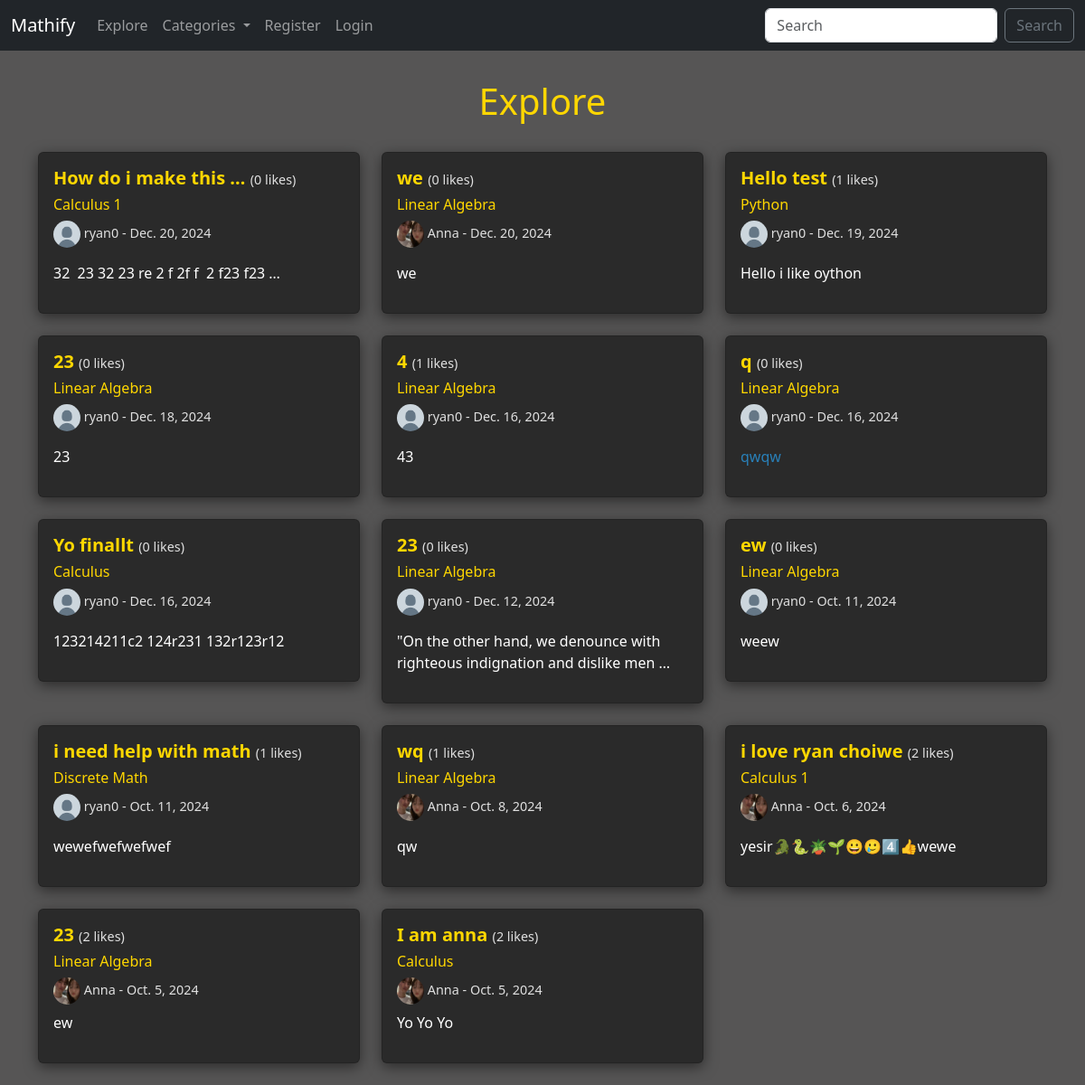
The page /explore/ on the database as committed earlier.
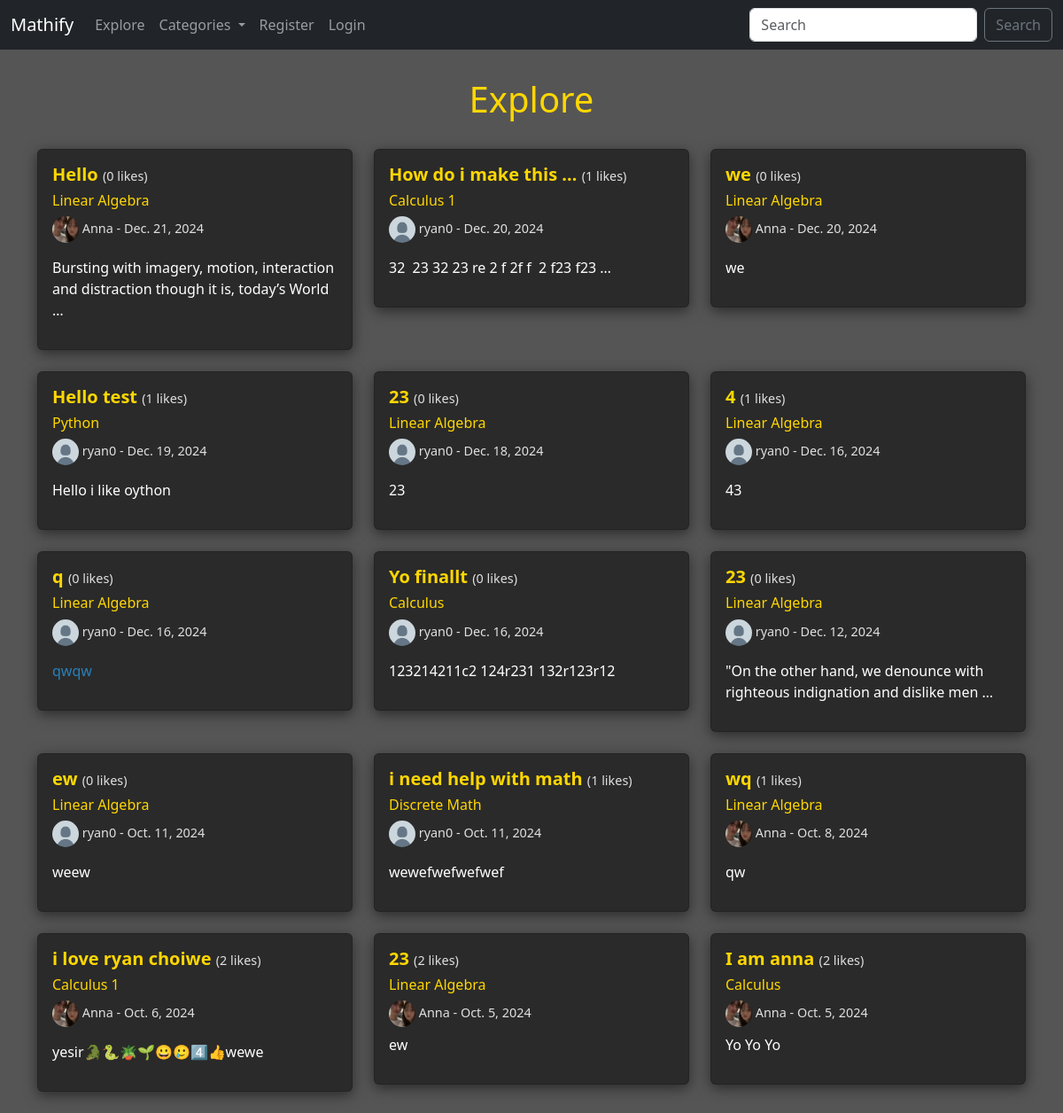
The same page on the database as committed later.
### myApp/models.py (models this page shows, shortened)
class Post(models.Model):
    title = models.CharField(max_length=255)
    header_image = models.ImageField(null=True, blank=True, upload_to="images/")
    author = models.ForeignKey(User, on_delete=models.CASCADE)
    body = RichTextField(blank=True, null=True)
    post_date = models.DateField(auto_now_add=True)
    category = models.CharField(max_length=255, default='uncategorized')
    likes = models.ManyToManyField(User, related_name='blog_post')
    def total_likes(self):
        return self.likes.count()

class Profile(models.Model):
    user = models.OneToOneField(User, null=True, on_delete=models.CASCADE)
    bio = models.TextField()
    profile_pic = models.ImageField(null=True, blank=True, upload_to="images/profile/")

### myApp/views.py (the view)
# urls.py: path('explore/', BlogView.as_view(), name="blog_view"),
class BlogView(ListView):
    model = Post
    template_name = 'myApp/blog.html'
    ordering = ['-post_date']
    def get_context_data(self, *args, **kwargs):
        cat_menu = Category.objects.all()
        context = super(BlogView, self).get_context_data(*args, **kwargs)
        context["cat_menu"] = cat_menu
        return context

### myApp/models.py (called while the page is built)
    def __str__(self):
        return self.name

### myApp/templates/myApp/blog.html (shortened to what this page needs)
{% extends 'myApp/base.html' %}
{% load static %}
{% block content %}
<link rel="stylesheet" href="{% static 'myApp/css/blog.css' %}">
<h1>Explore</h1>
<div class="row">
    {% for post in object_list %}
    <div class="col-md-4 mb-4">
        <div class="card">
            <div class="card-body">
                <h5 class="card-title">
                    <a href="{% url 'article_details' pk=post.pk %}">{{ post.title|safe|truncatewords:5 }}</a>
                    <span class="card-color"> ({{ post.total_likes }} likes)</span>
                </h5>
                {% if post.category != 'uncategorized' %}
                <h6>
                    <a href="{% url 'category' post.category|slugify %}">{{ post.category }}</a>
                </h6>
                {% endif %}
                <h6 class="card-color">
                    {% if post.author.profile.profile_pic %}
                        <img src="{{ post.author.profile.profile_pic.url }}" width=30 height=30 class="rounded-circle">
                    {% else %}
                         <img src="{% static 'myApp/images/defaultpfp.png' %}" width=30 height=30 class="rounded-circle">
                    {% endif %}
                    {{ post.author.username }} - {{ post.post_date }}
                </h6>
                <div class="body-text">
                    <p>{{ post.body|safe|truncatewords:12 }}</p>
                </div>
            </div>
        </div>
    </div>
    {% endfor %}
</div>
{% endblock %}

### myApp/templates/myApp/base.html (shortened to what this page needs)
<!doctype html>
<html lang="en">
  <head>
    <link href="https://cdn.jsdelivr.net/npm/bootstrap@5.3.3/dist/css/bootstrap.min.css" rel="stylesheet">
  </head>
  <body>
    <nav class="navbar navbar-expand-lg navbar-dark bg-dark">
        <div class="container-fluid">
          <a class="navbar-brand" href="{% url 'home' %}">Mathify</a>
          <div class="collapse navbar-collapse" id="navbarSupportedContent">
            <ul class="navbar-nav me-auto mb-2 mb-lg-0">
              <li class="nav-item">
                <a class="nav-link" href="{% url 'blog_view' %}">Explore</a>
              </li>
              {% if cat_menu %}
                <li class="nav-item dropdown">
                  <a class="nav-link dropdown-toggle" href="#" role="button" data-bs-toggle="dropdown" aria-expanded="false">
                    Categories
                  </a>
                </li>
              {%  endif %}
              {% if user.is_authenticated %}
                <li class="nav-item">
                  <a class="nav-link" href="{% url 'add_post' %}">Add Post</a>
                </li>
                <li class="nav-item dropdown">
                  <a class="nav-link dropdown-toggle" href="#" role="button" data-bs-toggle="dropdown" aria-expanded="false">
                    Profile
                  </a>
                  <ul class="dropdown-menu">
                    <li><a class="dropdown-item" href="{% url 'edit_profile' %}">Edit Setting</a></li>
                    {% if user.profile.id %}
                      <li><a class="dropdown-item" href="{% url 'edit_profile_page' user.profile.id %}">Edit Profile Page</a></li>
                    {% else %}
                      <li><a class="dropdown-item" href="{% url 'create_profile' %}">Create Profile Page</a></li>
                    {% endif %}
                  </ul>
                </li>
                <li>
                  <form method="post" action="{% url 'logout' %}" class="nav-item">
                  {% csrf_token %}
                  <button type="submit" class="nav-link">Logout</button>
                  </form>
                </li>
              {% else %}
                <li class="nav-item">
                  <a class="nav-link" href="{% url 'register' %}">Register</a>
                </li>
                <li class="nav-item">
                  <a class="nav-link" href="{% url 'login' %}">Login</a>
                </li>
              {%  endif %}
            </ul>
            <form class="d-flex" role="search" method=POST action="{% url 'search' %}">
              <input class="form-control me-2" type="search" placeholder="Search" aria-label="Search" name="searched">
              <button class="btn btn-outline-secondary" type="submit">Search</button>
            </form>
          </div>
        </div>
      </nav>
    <div class="container">
        {% block content %}
        {% endblock %}
    </div>
  </body>
</html>

### static/myApp/css/blog.css (style rules this page uses)
:root { --dark-gray: #1a1a1a; --light-gray: #2a2a2a; --yellow: #ffd700; --text-color: #ffffff; }
body { background-color: #565555; }
h1 { margin-top: 2rem; text-align: center; margin-bottom: 2rem; color: var(--yellow); }
.card { background-color: var(--light-gray); transition: transform 0.3s ease, box-shadow 0.3s ease; box-shadow: 0 4px 15px rgba(0,0,0,0.5); }
.card-title a { text-decoration: none; color: var(--yellow); font-weight: bold; }
.card-color { color: #e0e0e0; font-size: 0.9rem; }
.body-text { color: var(--text-color) }
h6 a { text-decoration: none; color: var(--yellow); }

Rows that differ between the two databases and show on the page:
added Post: title "Hello", total_likes "0", category "Linear Algebra", author.profile.profile_pic (picture), author.username "Anna", post_date "Dec. 21, 2024", body "Bursting with imagery, motion, interaction and distraction though it is, today’s World …"
computed for Post "How do i make this …": total_likes "0" → "1"
